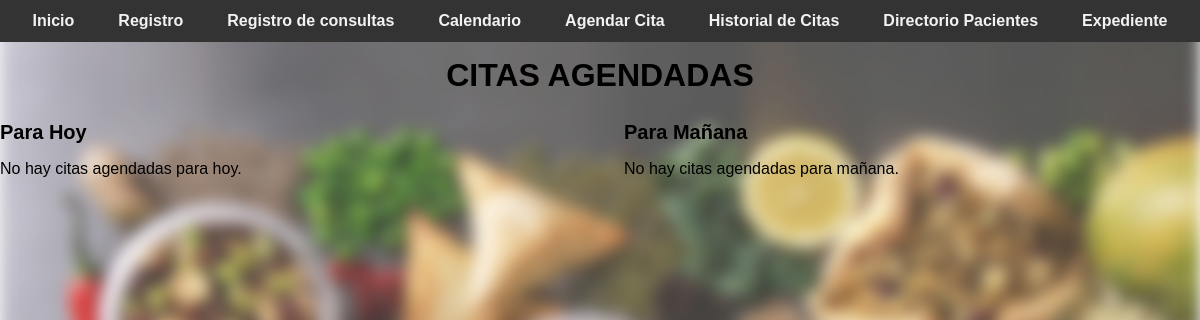
/options (signed in), run on an earlier commit of the app's database.
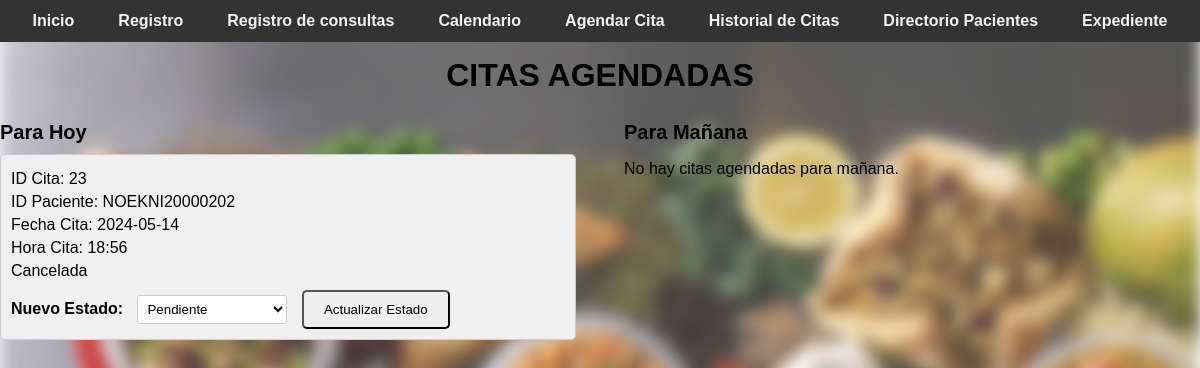
And on a later commit of the database.
### tables this page shows
CREATE TABLE citas (
                    id_cita INTEGER PRIMARY KEY AUTOINCREMENT,
                    id_paciente TEXT,
                    fecha_consulta TEXT NOT NULL,
                    hora_consulta TEXT NOT NULL, 
                    observaciones TEXT,
                    estado TEXT DEFAULT 'Pendiente',
                    FOREIGN KEY (id_paciente) REFERENCES pacientes(id_paciente)
                );

### app.py (the view)
@app.route('/options')
@login_required
def options():
    current_date = datetime.now().date()
    tomorrow_date = current_date + timedelta(days=1)
    with get_db_connection() as connection:
        cursor = connection.cursor()
        cursor.execute("SELECT * FROM citas WHERE fecha_consulta = ?", (current_date,))
        citas_hoy = cursor.fetchall()
        cursor.execute("SELECT * FROM citas WHERE fecha_consulta = ?", (tomorrow_date,))
        citas_manana = cursor.fetchall()
    return render_template('options.html', citas_hoy=citas_hoy, citas_manana=citas_manana)

### app.py (called while the page is built)
def get_db_connection():
    return sqlite3.connect('nutricion_consulta.db')

def login_required(f):
    @wraps(f)
    def decorated_function(*args, **kwargs):
        if 'username' not in session:
            return redirect(url_for('login'))
        return f(*args, **kwargs)
    return decorated_function

### templates/options.html (shortened to what this page needs)
<!DOCTYPE html>
<html lang="es">
<head>
    <link rel="stylesheet" href="{{ url_for('static', filename='css/style.css') }}">
</head>
<body>
    <div class="navbar">
        <a href="/">Inicio</a>
        <a href="/registro">Registro</a>
        <a href="/consultar">Registro de consultas</a>
        <a href="/options">Calendario</a>
        <a href="/agendar_cita">Agendar Cita</a>
        <a href="/historial_citas">Historial de Citas</a>
        <a href="/directorio_pacientes">Directorio Pacientes</a>
        <a href="/expediente">Expediente</a>
    </div>
    <br>      <br>
            <h1>CITAS AGENDADAS</h1>
            <div class="citas-container">
                <div class="citas-hoy">
                    <h2>Para Hoy</h2>
                    {% if citas_hoy %}
                    {% for cita in citas_hoy %}
                    <div class="cita-agendada">
                        <p>ID Cita: {{ cita[0] }}</p>
                        <p>ID Paciente: {{ cita[1] }}</p>
                        <p>Fecha Cita: {{ cita[2] }}</p>
                        <p>Hora Cita: {{ cita[3] }}</p>
                        <p>{{ cita[5] }}</p>
                        <form action="/actualizar_estado" method="POST" class="update-form">
                            <label for="estado">Nuevo Estado:</label>
                            <select name="estado" id="estado">
                                <option value="Pendiente">Pendiente</option>
                            </select>
                            <input type="submit" value="Actualizar Estado">
                        </form>
                    </div>
                    {% endfor %}
                    {% else %}
                    <p>No hay citas agendadas para hoy.</p>
                    {% endif %}
                </div>
                <div class="citas-mañana">
                    <h2>Para Mañana</h2>
                    {% if citas_manana %}
                    {% for cita in citas_manana %}
                    <div class="cita-agendada-mañana">
                        <p>ID Cita: {{ cita[0] }}</p>
                        <p>ID Paciente: {{ cita[1] }}</p>
                        <p>Fecha Cita: {{ cita[2] }}</p>
                        <p>Hora Cita: {{ cita[3] }}</p>
                    </div>
                    {% endfor %}
                    {% else %}
                    <p>No hay citas agendadas para mañana.</p>
                    {% endif %}
                </div>
        </div>
</body>
</html>

What changed in the data, as far as the page shows it:
added citas: id_cita "23", id_paciente "NOEKNI20000202", fecha_consulta "2024-05-14", hora_consulta "18:56", estado "Cancelada"
Also different on the page:
text no longer shown: "No hay citas agendadas para hoy."
